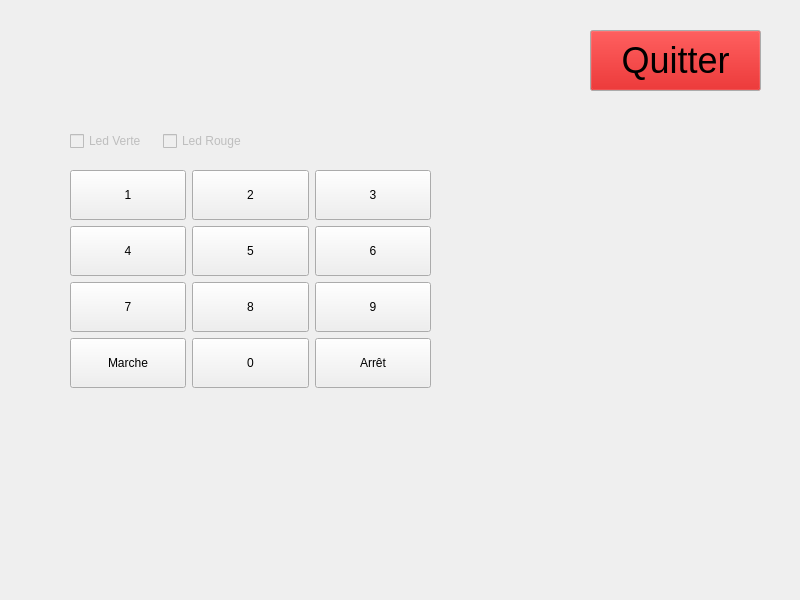
<?xml version="1.0" encoding="UTF-8"?>
<ui version="4.0">
 <class>Clavier</class>
 <widget class="QWidget" name="Clavier">
  <property name="geometry">
   <rect>
    <x>0</x>
    <y>0</y>
    <width>800</width>
    <height>600</height>
   </rect>
  </property>
  <property name="windowTitle">
   <string>Centrale d'alarme</string>
  </property>
  <widget class="QWidget" name="layoutWidget">
   <property name="geometry">
    <rect>
     <x>70</x>
     <y>130</y>
     <width>179</width>
     <height>23</height>
    </rect>
   </property>
   <layout class="QHBoxLayout" name="horizontalLayout">
    <item>
     <widget class="QCheckBox" name="checkBoxLedVerte">
      <property name="enabled">
       <bool>false</bool>
      </property>
      <property name="text">
       <string>Led Verte</string>
      </property>
     </widget>
    </item>
    <item>
     <widget class="QCheckBox" name="checkBoxLedRouge">
      <property name="enabled">
       <bool>false</bool>
      </property>
      <property name="text">
       <string>Led Rouge</string>
      </property>
     </widget>
    </item>
   </layout>
  </widget>
  <widget class="QWidget" name="layoutWidget">
   <property name="geometry">
    <rect>
     <x>70</x>
     <y>170</y>
     <width>361</width>
     <height>220</height>
    </rect>
   </property>
   <property name="minimumSize">
    <size>
     <width>50</width>
     <height>50</height>
    </size>
   </property>
   <layout class="QGridLayout" name="gridLayout">
    <item row="0" column="0">
     <widget class="QPushButton" name="pushButton_1">
      <property name="minimumSize">
       <size>
        <width>50</width>
        <height>50</height>
       </size>
      </property>
      <property name="text">
       <string>1</string>
      </property>
     </widget>
    </item>
    <item row="0" column="1">
     <widget class="QPushButton" name="pushButton_2">
      <property name="minimumSize">
       <size>
        <width>50</width>
        <height>50</height>
       </size>
      </property>
      <property name="text">
       <string>2</string>
      </property>
     </widget>
    </item>
    <item row="0" column="2">
     <widget class="QPushButton" name="pushButton_3">
      <property name="minimumSize">
       <size>
        <width>50</width>
        <height>50</height>
       </size>
      </property>
      <property name="text">
       <string>3</string>
      </property>
     </widget>
    </item>
    <item row="1" column="0">
     <widget class="QPushButton" name="pushButton_4">
      <property name="minimumSize">
       <size>
        <width>50</width>
        <height>50</height>
       </size>
      </property>
      <property name="text">
       <string>4</string>
      </property>
     </widget>
    </item>
    <item row="1" column="1">
     <widget class="QPushButton" name="pushButton_5">
      <property name="minimumSize">
       <size>
        <width>50</width>
        <height>50</height>
       </size>
      </property>
      <property name="text">
       <string>5</string>
      </property>
     </widget>
    </item>
    <item row="1" column="2">
     <widget class="QPushButton" name="pushButton_6">
      <property name="minimumSize">
       <size>
        <width>50</width>
        <height>50</height>
       </size>
      </property>
      <property name="text">
       <string>6</string>
      </property>
     </widget>
    </item>
    <item row="2" column="0">
     <widget class="QPushButton" name="pushButton_7">
      <property name="minimumSize">
       <size>
        <width>50</width>
        <height>50</height>
       </size>
      </property>
      <property name="text">
       <string>7</string>
      </property>
     </widget>
    </item>
    <item row="2" column="1">
     <widget class="QPushButton" name="pushButton_8">
      <property name="minimumSize">
       <size>
        <width>50</width>
        <height>50</height>
       </size>
      </property>
      <property name="text">
       <string>8</string>
      </property>
     </widget>
    </item>
    <item row="2" column="2">
     <widget class="QPushButton" name="pushButton_9">
      <property name="minimumSize">
       <size>
        <width>50</width>
        <height>50</height>
       </size>
      </property>
      <property name="text">
       <string>9</string>
      </property>
     </widget>
    </item>
    <item row="3" column="0">
     <widget class="QPushButton" name="pushButtonMarche">
      <property name="minimumSize">
       <size>
        <width>50</width>
        <height>50</height>
       </size>
      </property>
      <property name="text">
       <string>Marche</string>
      </property>
     </widget>
    </item>
    <item row="3" column="1">
     <widget class="QPushButton" name="pushButton_0">
      <property name="minimumSize">
       <size>
        <width>50</width>
        <height>50</height>
       </size>
      </property>
      <property name="text">
       <string>0</string>
      </property>
     </widget>
    </item>
    <item row="3" column="2">
     <widget class="QPushButton" name="pushButtonArret">
      <property name="minimumSize">
       <size>
        <width>50</width>
        <height>50</height>
       </size>
      </property>
      <property name="text">
       <string>Arrêt</string>
      </property>
     </widget>
    </item>
   </layout>
  </widget>
  <widget class="QPushButton" name="pushButton">
   <property name="geometry">
    <rect>
     <x>590</x>
     <y>30</y>
     <width>171</width>
     <height>61</height>
    </rect>
   </property>
   <property name="palette">
    <palette>
     <active>
      <colorrole role="Button">
       <brush brushstyle="SolidPattern">
        <color alpha="255">
         <red>204</red>
         <green>0</green>
         <blue>0</blue>
        </color>
       </brush>
      </colorrole>
     </active>
     <inactive>
      <colorrole role="Button">
       <brush brushstyle="SolidPattern">
        <color alpha="255">
         <red>204</red>
         <green>0</green>
         <blue>0</blue>
        </color>
       </brush>
      </colorrole>
     </inactive>
     <disabled>
      <colorrole role="Button">
       <brush brushstyle="SolidPattern">
        <color alpha="255">
         <red>204</red>
         <green>0</green>
         <blue>0</blue>
        </color>
       </brush>
      </colorrole>
     </disabled>
    </palette>
   </property>
   <property name="font">
    <font>
     <pointsize>27</pointsize>
    </font>
   </property>
   <property name="cursor">
    <cursorShape>PointingHandCursor</cursorShape>
   </property>
   <property name="text">
    <string>Quitter</string>
   </property>
  </widget>
 </widget>
 <resources/>
 <connections>
  <connection>
   <sender>pushButton</sender>
   <signal>clicked()</signal>
   <receiver>Clavier</receiver>
   <slot>close()</slot>
   <hints>
    <hint type="sourcelabel">
     <x>652</x>
     <y>64</y>
    </hint>
    <hint type="destinationlabel">
     <x>694</x>
     <y>156</y>
    </hint>
   </hints>
  </connection>
 </connections>
</ui>
